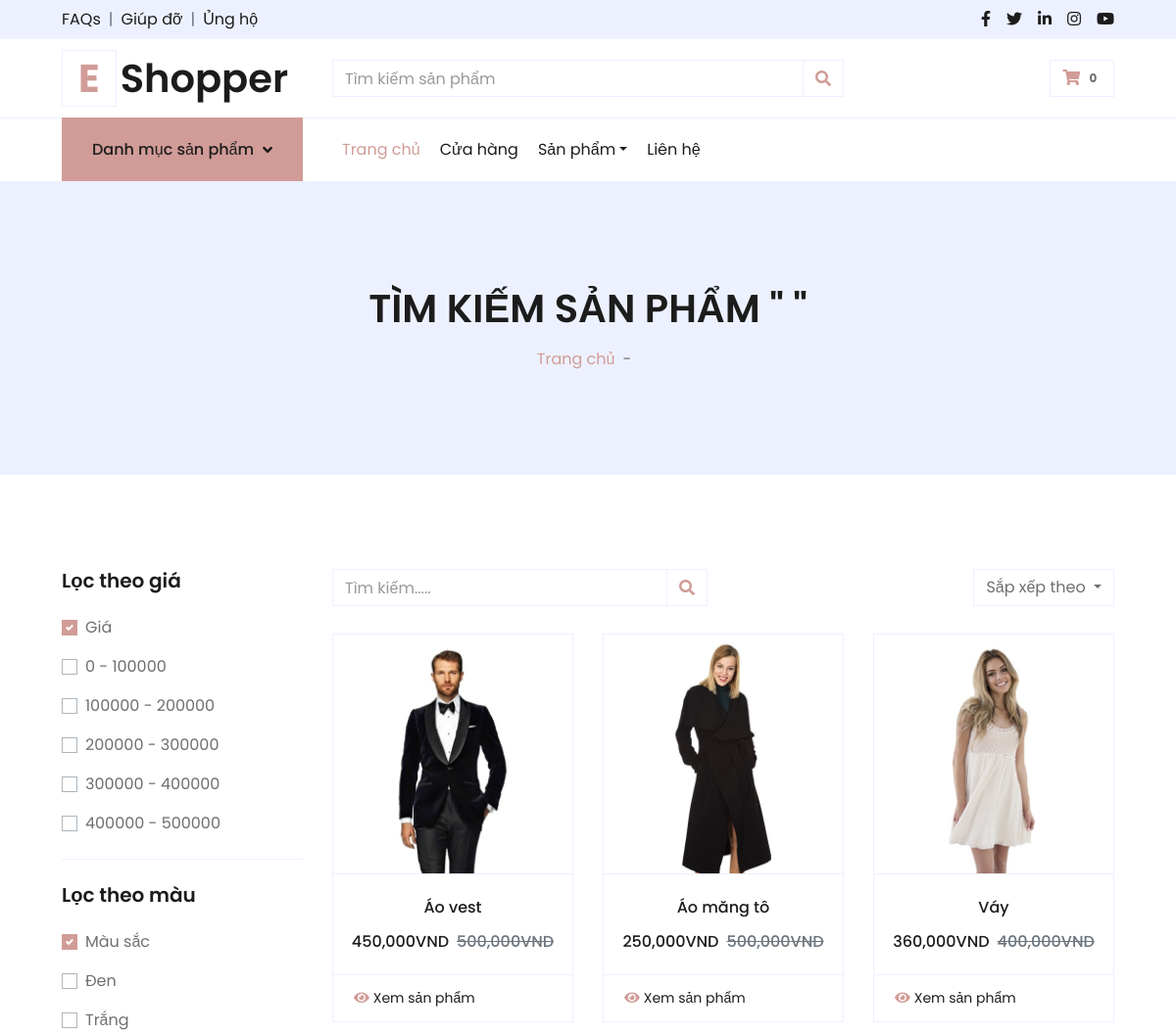
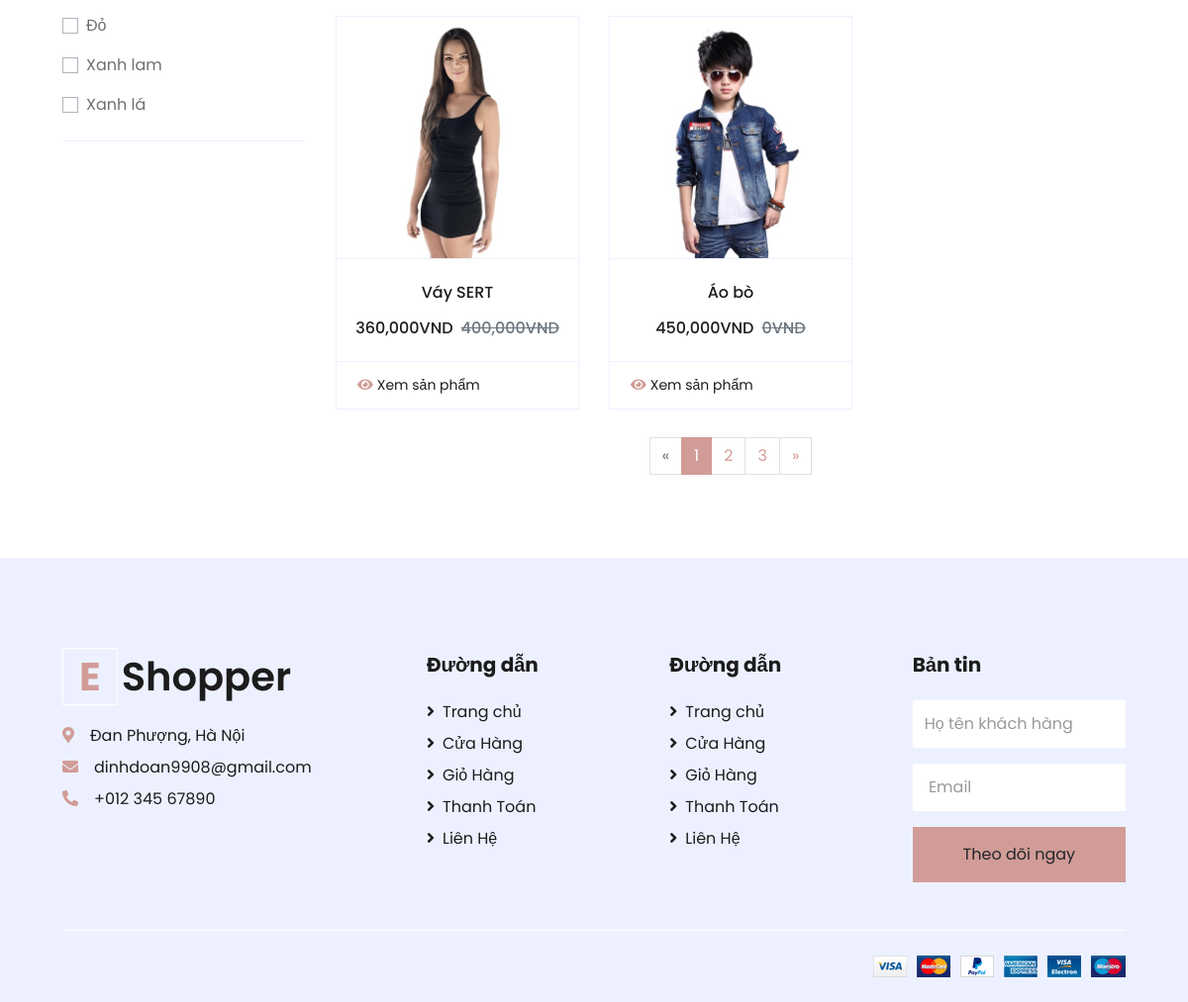
Screenshot of /eshopper-1.0.0/search.php with the database file from the repository (2 pictures, top to bottom).
### tables this page shows
CREATE TABLE `tb_sanpham` (
  `ma_sp` int(11) NOT NULL,
  `ten_sp` varchar(50) NOT NULL,
  `danhmuc` varchar(50) NOT NULL,
  `gioitinh` varchar(50) NOT NULL,
  `mausac` varchar(50) NOT NULL,
  `giaban` varchar(50) NOT NULL,
  `giasale` varchar(50) NOT NULL,
  `mota` mediumtext NOT NULL,
  `img` varchar(250) NOT NULL
);

### eshopper-1.0.0/search.php (the view, shortened to what the rows shown need)
<?php
  include('../connect/connect.php');
?>
<!DOCTYPE html>
<html lang="en">
<head>
    <link href="https://cdnjs.cloudflare.com/ajax/libs/font-awesome/5.10.0/css/all.min.css" rel="stylesheet">
    <link href="lib/owlcarousel/assets/owl.carousel.min.css" rel="stylesheet">
    <link href="css/style.css" rel="stylesheet">
</head>
<body>
    <div class="container-fluid">
        <div class="row align-items-center py-3 px-xl-5">
            <div class="col-lg-3 d-none d-lg-block">
                <a href="" class="text-decoration-none">
                    <h1 class="m-0 display-5 font-weight-semi-bold"><span
                            class="text-primary font-weight-bold border px-3 mr-1">E</span>Shopper</h1>
                </a>
            </div>
        </div>
    </div>
    <div class="container-fluid bg-secondary mb-5">
        <div class="d-flex flex-column align-items-center justify-content-center" style="min-height: 300px">
        <?php
                                   $search = $_POST['search'];
                                 ?>
            <h1 class="font-weight-semi-bold text-uppercase mb-3">Tìm kiếm sản phẩm "<?php echo $search;?> "</h1>
        </div>
    </div>
    <div class="container-fluid pt-5">
        <div class="row px-xl-5">
            <div class="col-lg-9 col-md-12">
                <div class="row pb-3">
                    <?php
                    $search = $_POST['search'];
                    $sql = "SELECT * FROM tb_sanpham WHERE ten_sp LIKE '%$search%'";
                    $rel = mysqli_query($conn,$sql);
                    $count = mysqli_num_rows($rel);
                    if($count > 0){
                        while($rows  = mysqli_fetch_assoc($rel)){
                            $ten_sp = $rows['ten_sp'];
                            $ma_sp = $rows['ma_sp'];
                            $img  = $rows['img'];
                            $giaban = $rows['giaban'];
                            $giasale = $rows['giasale'];
                            ?>
                    <div class="col-lg-4 col-md-6 col-sm-12 pb-1">
                        <div class="card product-item border-0 mb-4">
                            <div
                                class="card-header product-img position-relative overflow-hidden bg-transparent border p-0">
                                <?php
                                                  if($img =="")
                                                  {
                                                      echo " ";
                                                  }
                                                  else{
                                                      ?>
                                                       <img class="img-fluid w-100" src="<?php echo SITE;?>IMG/<?php echo $img;?>">
                                                      <?php
                                                  }
                                                ?>
                            </div>
                            <div class="card-body border-left border-right text-center p-0 pt-4 pb-3">
                                <h6 class="text-truncate mb-3"><?php echo $ten_sp;?></h6>
                                <div class="d-flex justify-content-center">
                                <h6><?php echo number_format(floatval($giasale), 0, ".", ",");?>VND</h6><h6 class="text-muted ml-2"><del><?php echo number_format(floatval($giaban), 0, ".", ",");?>VND</del></h6>
                                </div>
                            </div>
                            <div class="card-footer d-flex justify-content-between bg-light border">
                            <a href="<?php SITE;?>detail.php?ma_sp=<?php echo $ma_sp;?>" class="btn btn-sm text-dark p-0"><i class="fas fa-eye text-primary mr-1"></i>Xem sản phẩm</a>
                            </div>
                        </div>
                    </div>
                    <?php
                        }
                    }
                    ?>
                </div>
            </div>
        </div>
    </div>
    <div class="container-fluid bg-secondary text-dark mt-5 pt-5">
        <div class="row px-xl-5 pt-5">
            <div class="col-lg-4 col-md-12 mb-5 pr-3 pr-xl-5">
                <a href="" class="text-decoration-none">
                    <h1 class="mb-4 display-5 font-weight-semi-bold"><span
                            class="text-primary font-weight-bold border border-white px-3 mr-1">E</span>Shopper</h1>
                </a>
            </div>
        </div>
    </div>
</body>
</html>

### rows the page displays
tb_sanpham: img (picture), ten_sp "Áo vest", giasale "450,000", giaban "500,000"
tb_sanpham: img (picture), ten_sp "Áo măng tô", giasale "250,000", giaban "500,000"
tb_sanpham: img (picture), ten_sp "Váy", giasale "360,000", giaban "400,000"
tb_sanpham: img (picture), ten_sp "Váy SERT", giasale "360,000", giaban "400,000"
tb_sanpham: img (picture), ten_sp "Áo bò", giasale "450,000", giaban "0"
